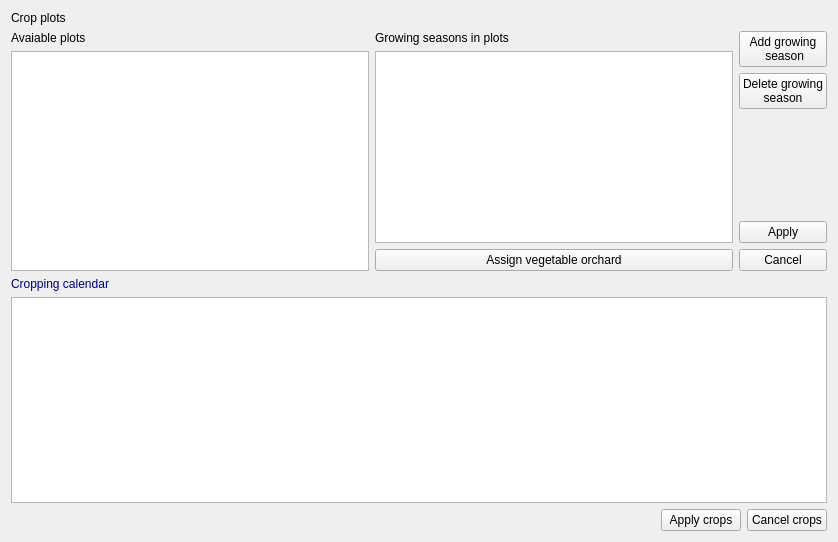
<?xml version="1.0" encoding="UTF-8"?>
<ui version="4.0">
 <class>cropplots</class>
 <widget class="QWidget" name="cropplots">
  <property name="geometry">
   <rect>
    <x>0</x>
    <y>0</y>
    <width>838</width>
    <height>542</height>
   </rect>
  </property>
  <property name="toolTip">
   <string/>
  </property>
  <layout class="QVBoxLayout" name="verticalLayout_4">
   <item>
    <widget class="QLabel" name="Label7">
     <property name="enabled">
      <bool>true</bool>
     </property>
     <property name="palette">
      <palette>
       <active>
        <colorrole role="WindowText">
         <brush brushstyle="SolidPattern">
          <color alpha="255">
           <red>0</red>
           <green>0</green>
           <blue>0</blue>
          </color>
         </brush>
        </colorrole>
       </active>
       <inactive>
        <colorrole role="WindowText">
         <brush brushstyle="SolidPattern">
          <color alpha="255">
           <red>0</red>
           <green>0</green>
           <blue>0</blue>
          </color>
         </brush>
        </colorrole>
       </inactive>
       <disabled>
        <colorrole role="WindowText">
         <brush brushstyle="SolidPattern">
          <color alpha="255">
           <red>0</red>
           <green>0</green>
           <blue>0</blue>
          </color>
         </brush>
        </colorrole>
       </disabled>
      </palette>
     </property>
     <property name="toolTip">
      <string/>
     </property>
     <property name="text">
      <string>Crop plots</string>
     </property>
    </widget>
   </item>
   <item>
    <layout class="QHBoxLayout" name="horizontalLayout_2">
     <item>
      <layout class="QVBoxLayout" name="verticalLayout_2">
       <item>
        <widget class="QLabel" name="label">
         <property name="sizePolicy">
          <sizepolicy hsizetype="Preferred" vsizetype="Maximum">
           <horstretch>0</horstretch>
           <verstretch>0</verstretch>
          </sizepolicy>
         </property>
         <property name="text">
          <string>Avaiable plots</string>
         </property>
        </widget>
       </item>
       <item>
        <widget class="QTableView" name="AdvListView1">
         <property name="enabled">
          <bool>true</bool>
         </property>
         <property name="sizePolicy">
          <sizepolicy hsizetype="Expanding" vsizetype="Expanding">
           <horstretch>0</horstretch>
           <verstretch>0</verstretch>
          </sizepolicy>
         </property>
         <property name="maximumSize">
          <size>
           <width>16777215</width>
           <height>16777215</height>
          </size>
         </property>
         <property name="toolTip">
          <string/>
         </property>
        </widget>
       </item>
      </layout>
     </item>
     <item>
      <layout class="QVBoxLayout" name="verticalLayout_3">
       <item>
        <widget class="QLabel" name="label_2">
         <property name="sizePolicy">
          <sizepolicy hsizetype="Preferred" vsizetype="Maximum">
           <horstretch>0</horstretch>
           <verstretch>0</verstretch>
          </sizepolicy>
         </property>
         <property name="text">
          <string>Growing seasons in plots</string>
         </property>
        </widget>
       </item>
       <item>
        <widget class="QTableView" name="AdvListView2">
         <property name="enabled">
          <bool>true</bool>
         </property>
         <property name="sizePolicy">
          <sizepolicy hsizetype="Expanding" vsizetype="Expanding">
           <horstretch>0</horstretch>
           <verstretch>0</verstretch>
          </sizepolicy>
         </property>
         <property name="maximumSize">
          <size>
           <width>16777215</width>
           <height>16777215</height>
          </size>
         </property>
         <property name="toolTip">
          <string/>
         </property>
        </widget>
       </item>
       <item>
        <widget class="QPushButton" name="pushButton">
         <property name="text">
          <string>Assign vegetable orchard</string>
         </property>
         <property name="icon">
          <iconset resource="../images.qrc">
           <normaloff>:/images/carrot.png</normaloff>:/images/carrot.png</iconset>
         </property>
        </widget>
       </item>
      </layout>
     </item>
     <item>
      <layout class="QVBoxLayout" name="verticalLayout">
       <item>
        <widget class="QPushButton" name="BitBtn2">
         <property name="enabled">
          <bool>true</bool>
         </property>
         <property name="toolTip">
          <string/>
         </property>
         <property name="text">
          <string>Add growing 
 season</string>
         </property>
         <property name="icon">
          <iconset resource="../images.qrc">
           <normaloff>:/images/new3.png</normaloff>:/images/new3.png</iconset>
         </property>
         <property name="flat">
          <bool>false</bool>
         </property>
        </widget>
       </item>
       <item>
        <widget class="QPushButton" name="BitBtn3">
         <property name="enabled">
          <bool>true</bool>
         </property>
         <property name="toolTip">
          <string/>
         </property>
         <property name="text">
          <string>Delete growing 
season</string>
         </property>
         <property name="icon">
          <iconset resource="../images.qrc">
           <normaloff>:/images/delete3.png</normaloff>:/images/delete3.png</iconset>
         </property>
         <property name="flat">
          <bool>false</bool>
         </property>
        </widget>
       </item>
       <item>
        <spacer name="verticalSpacer_5">
         <property name="orientation">
          <enum>Qt::Vertical</enum>
         </property>
         <property name="sizeHint" stdset="0">
          <size>
           <width>20</width>
           <height>40</height>
          </size>
         </property>
        </spacer>
       </item>
       <item>
        <widget class="QPushButton" name="BitBtn4">
         <property name="enabled">
          <bool>true</bool>
         </property>
         <property name="toolTip">
          <string/>
         </property>
         <property name="text">
          <string>Apply</string>
         </property>
         <property name="icon">
          <iconset resource="../images.qrc">
           <normaloff>:/images/apply.png</normaloff>:/images/apply.png</iconset>
         </property>
         <property name="flat">
          <bool>false</bool>
         </property>
        </widget>
       </item>
       <item>
        <widget class="QPushButton" name="BitBtn6">
         <property name="enabled">
          <bool>true</bool>
         </property>
         <property name="toolTip">
          <string/>
         </property>
         <property name="text">
          <string>Cancel</string>
         </property>
         <property name="icon">
          <iconset resource="../images.qrc">
           <normaloff>:/images/cancel.png</normaloff>:/images/cancel.png</iconset>
         </property>
         <property name="flat">
          <bool>false</bool>
         </property>
        </widget>
       </item>
      </layout>
     </item>
    </layout>
   </item>
   <item>
    <widget class="QLabel" name="Label1">
     <property name="enabled">
      <bool>true</bool>
     </property>
     <property name="sizePolicy">
      <sizepolicy hsizetype="Preferred" vsizetype="Fixed">
       <horstretch>0</horstretch>
       <verstretch>0</verstretch>
      </sizepolicy>
     </property>
     <property name="palette">
      <palette>
       <active>
        <colorrole role="WindowText">
         <brush brushstyle="SolidPattern">
          <color alpha="255">
           <red>0</red>
           <green>0</green>
           <blue>128</blue>
          </color>
         </brush>
        </colorrole>
       </active>
       <inactive>
        <colorrole role="WindowText">
         <brush brushstyle="SolidPattern">
          <color alpha="255">
           <red>0</red>
           <green>0</green>
           <blue>128</blue>
          </color>
         </brush>
        </colorrole>
       </inactive>
       <disabled>
        <colorrole role="WindowText">
         <brush brushstyle="SolidPattern">
          <color alpha="255">
           <red>0</red>
           <green>0</green>
           <blue>128</blue>
          </color>
         </brush>
        </colorrole>
       </disabled>
      </palette>
     </property>
     <property name="toolTip">
      <string/>
     </property>
     <property name="text">
      <string>Cropping calendar</string>
     </property>
    </widget>
   </item>
   <item>
    <widget class="QTableView" name="AdvListView4">
     <property name="enabled">
      <bool>true</bool>
     </property>
     <property name="sizePolicy">
      <sizepolicy hsizetype="Expanding" vsizetype="Expanding">
       <horstretch>0</horstretch>
       <verstretch>0</verstretch>
      </sizepolicy>
     </property>
     <property name="toolTip">
      <string/>
     </property>
    </widget>
   </item>
   <item>
    <layout class="QHBoxLayout" name="horizontalLayout">
     <item>
      <spacer name="horizontalSpacer">
       <property name="orientation">
        <enum>Qt::Horizontal</enum>
       </property>
       <property name="sizeHint" stdset="0">
        <size>
         <width>40</width>
         <height>20</height>
        </size>
       </property>
      </spacer>
     </item>
     <item>
      <widget class="QPushButton" name="BitBtn10">
       <property name="enabled">
        <bool>true</bool>
       </property>
       <property name="toolTip">
        <string/>
       </property>
       <property name="text">
        <string>Apply crops</string>
       </property>
       <property name="icon">
        <iconset resource="../images.qrc">
         <normaloff>:/images/apply.png</normaloff>:/images/apply.png</iconset>
       </property>
       <property name="flat">
        <bool>false</bool>
       </property>
      </widget>
     </item>
     <item>
      <widget class="QPushButton" name="BitBtn11">
       <property name="enabled">
        <bool>true</bool>
       </property>
       <property name="toolTip">
        <string/>
       </property>
       <property name="text">
        <string>Cancel crops</string>
       </property>
       <property name="icon">
        <iconset resource="../images.qrc">
         <normaloff>:/images/cancel.png</normaloff>:/images/cancel.png</iconset>
       </property>
       <property name="flat">
        <bool>false</bool>
       </property>
      </widget>
     </item>
    </layout>
   </item>
  </layout>
 </widget>
 <resources>
  <include location="../images.qrc"/>
 </resources>
 <connections/>
</ui>
